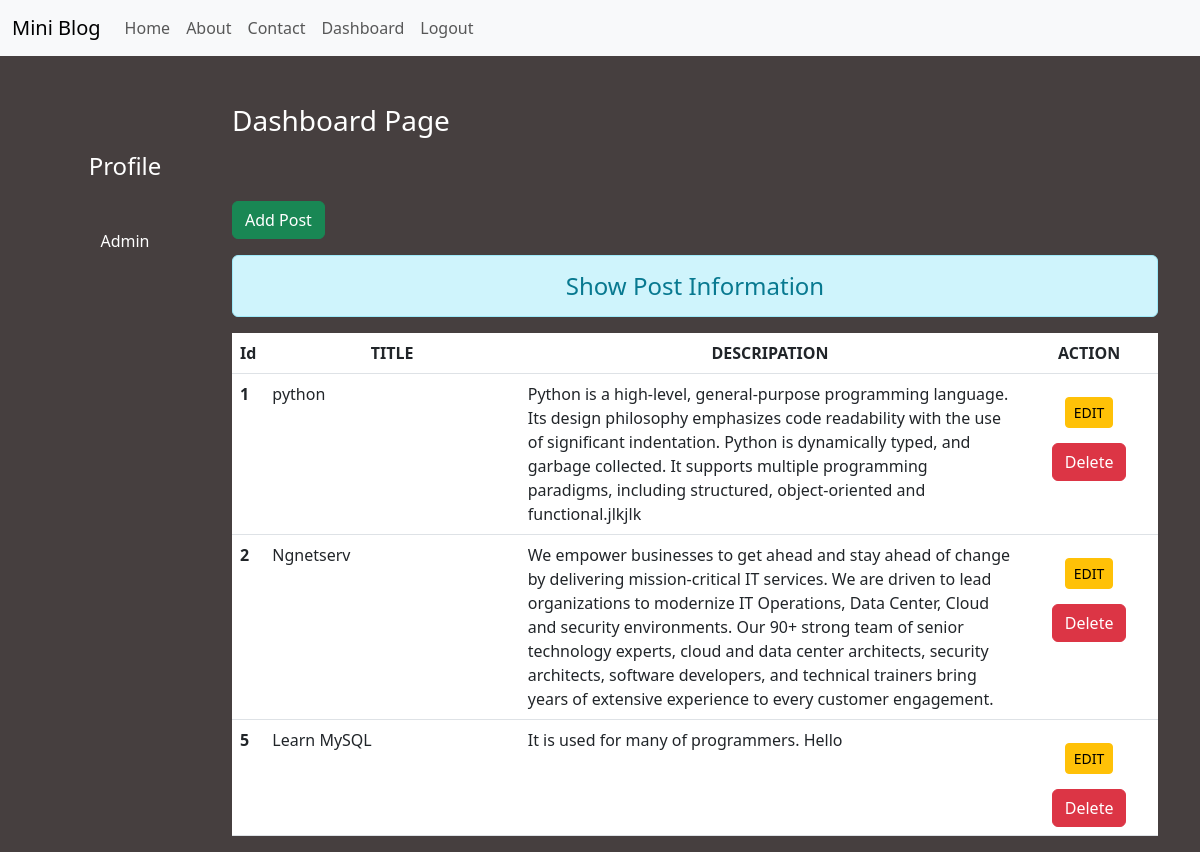
The page /dashboard (signed in) on the database its author committed.
### blog/models.py (models this page shows)
class Post(models.Model):
    title = models.CharField(max_length=150 )
    desc = models.TextField()

### blog/views.py (the view)
# urls.py: path('dashboard', views.dashboard, name='dashboard'),
def dashboard(request):
    if request.user.is_authenticated:
        posts = Post.objects.all()
        user = request.user
        full_name = user.get_full_name()
        gps = user.groups.all()
        return render(request, 'blog/dashboard.html' , {'posts': posts , 'full_name': full_name , 'groups':gps} )
    else:
        return HttpResponseRedirect('/login')

### blog/templates/blog/dashboard.html (shortened to what this page needs)
{% extends 'blog/base.html' %}
{% load static %}
{% block side %}
<div class="col-sm-2 text-white my-5 text-center ">
    <h4 class="my-5"> Profile </h4>
    {% for group in groups  %}
        <p> {{group.name}} </p>
    {% endfor %}
</div>
{% endblock side %}
{% block content %}
<div class="col-sm-10 ">
    <h3 class="text-white my-5"> Dashboard Page</h3>
    <a href = " {% url 'addpost' %}" class="btn btn-success"> Add Post </a>
    <h4 class="text-center alert alert-info mt-3"> Show Post Information </h4>
    {% if posts %}
            <table class="table table-hover bg-white">
                <thead>
                <tr class="text-center">
                    <th scope="col" style="width:2%">Id </th>
                    <th scope="col" style="width:28%">TITLE</th>
                    <th scope="col" style="width:55%">DESCRIPATION</th>
                    <th scope="col" style="width:15%">ACTION</th>
                </tr>
                </thead>
                <tbody>
                    {% for post in posts %}
                        <tr>
                            <th scope="row"> {{post.id}} </th>
                            <td> {{post.title}} </td>
                            <td> {{post.desc}} </td>
                            <td class="text-center">
                                <a href="{% url 'updatepost' post.id %}" class="btn btn-warning btn-sm"> EDIT </a>
                                {% if perms.blog.delete_post %}
                                    <form action="{% url 'delete' post.id %}"  method="post" class="d-inline">
                                        <input type="submit" class="btn btn-danger bt-sm" value="Delete"/>
                                    </form>
                                {% endif %}
                            </td>
                        </tr>
                    {% endfor %}
                </tbody>
            </table>
        {% else %}
            <h4 class="text-center alert alert-warning"> No Records </h4>
        {% endif %}
</div>
{% endblock content %}

### blog/templates/blog/base.html (shortened to what this page needs)
<!DOCTYPE html>
{% load static %}
<html lang="en">
<head>
    <link rel="stylesheet" href="{% static 'blog/css/bootstrap.css'%}">
    <link rel="stylesheet" href="{% static '/blog/css/style.css'%}">
</head>
<body>
    <div class="container-fulid bg-dark">
        {% include 'blog/navbar.html' %}
    </div>
    <div class="container text-white">
        <div class="row ">
            {% block side%}
            {%endblock side%}
            {% block content%}
            {%endblock content%}
        </div>
    </div>
</body>
</html>

### blog/templates/blog/navbar.html (shortened to what this page needs)
<nav class="navbar navbar-expand-lg bg-body-tertiary">
    <div class="container-fluid">
      <a class="navbar-brand" href="#">Mini Blog</a>
      <div class="collapse navbar-collapse" id="navbarNav">
        <ul class="navbar-nav">
          <li class=" {% if request.path == '/' %} nav-item active {% endif %}">
            <a class="nav-link " aria-current="page" href="/">Home</a>
          </li>
          <li class=" {% if request.path == '/about/' %} active {% endif %}">
            <a class="nav-link" href="{%url 'about'%}">About</a>
          </li>
          <li class=" {% if request.path == '/contact' %} nav-item active {% endif %}">
            <a class="nav-link" href="{%url 'contact'%}">Contact</a>
          </li>
          {% if request.user.is_authenticated %}
            <li class=" {% if request.path == '/dashboard' %} nav-item active {% endif %}">
              <a class="nav-link" href="{%url 'dashboard'%}">Dashboard</a>
            </li>
            <li class="nav-item">
              <a class="nav-link" href="{%url 'logout'%}">Logout</a>
            </li>
          {% endif %}
        </ul>
      </div>
    </div>
  </nav>

### blog/static/blog/css/style.css (style rules this page uses)
body { background-color: rgb(70, 63, 63); color: rgb(43, 41, 38); }
.btn { margin-top: 15px; }

### rows shown on the page
Post: id "1", title "python", desc "Python is a high-level, general-purpose programming language. Its design philosophy emphasizes code readability with the use of significant indentation. Python is dynamically typed, and garbage collected. It supports multiple programming paradigms, including structured, object-oriented and functional.jlkjlk"
Post: id "2", title "Ngnetserv", desc "We empower businesses to get ahead and stay ahead of change by delivering mission-critical IT services. We are driven to lead organizations to modernize IT Operations, Data Center, Cloud and security environments. Our 90+ strong team of senior technology experts, cloud and data center architects, security architects, software developers, and technical trainers bring years of extensive experience to every customer engagement."
Post: id "5", title "Learn MySQL", desc "It is used for many of programmers. Hello"

### other values the page prints
{{ group.name }} "Admin"
